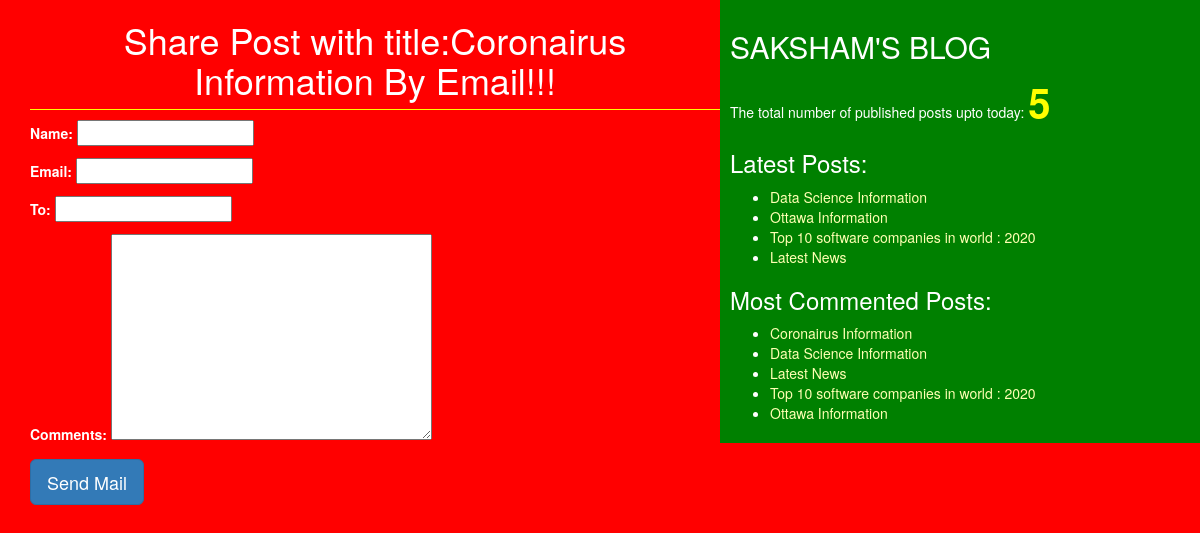
/1/share/, run on the app's committed database.
### blog/models.py (models this page shows, shortened)
class Post(models.Model):
    STATUS_CHOICES=(('draft','Draft'),('published','Published'))
    title=models.CharField(max_length=256)
    slug=models.SlugField(max_length=264,unique_for_date='publish')
    author=models.ForeignKey(User,related_name='blog_posts',on_delete=models.DO_NOTHING)
    body=models.TextField()
    publish=models.DateTimeField(default=timezone.now)
    created=models.DateTimeField(auto_now_add=True)
    updated=models.DateTimeField(auto_now=True)
    status=models.CharField(max_length=10,choices=STATUS_CHOICES,default='draft')
    objects=CustomManager()
    tags=TaggableManager()
    class Meta:
        ordering=('-publish',)
    def get_absolute_url(self):
        return reverse('post_detail',args=[self.publish.year,self.publish.strftime('%m'),self.publish.strftime('%d'),self.slug])

### blog/views.py (the view)
# urls.py: url(r'^(?P<id>\d+)/share/$',views.mail_send_view),
def mail_send_view(request,id):
    post=get_object_or_404(Post,id=id,status='published')
    sent=False
    if request.method=='POST':
        form=EmailSendForm(request.POST)
        if form.is_valid():
            cd=form.cleaned_data
            subject='{}({}) recommends you to read"{}"'.format(cd['name'],cd['email'],post.title)
            post_url=request.build_absolute_uri(post.get_absolute_url())
            message='Read Post At:\n {}\n\n{}\'s Comments:\n{}'.format(post_url,cd['name'],cd['comments'])
            send_mail(subject,message,'saksham@blog.com',[cd['to']])
            sent=True
    else:
        form=EmailSendForm()
    return render(request,'blog/sharebymail.html',{'form':form,'post':post,'sent':sent})

### blog/forms.py
class EmailSendForm(forms.Form):
    name=forms.CharField()
    email=forms.EmailField()
    to=forms.EmailField()
    comments=forms.CharField(required=False,widget=forms.Textarea)

### blog/models.py (called while the page is built)
    def get_queryset(self):
        return super().get_queryset().filter(status='published')

### blog/templatetags/blog_tags.py (called while the page is built)
@register.simple_tag(name='my_tag')
def total_posts():
    return Post.objects.count()

@register.inclusion_tag('blog/latest_posts123.html')
def show_latest_posts(count=3):
    latest_posts=Post.objects.order_by('-publish')[:count]
    return {'latest_posts':latest_posts}

@register.simple_tag
def get_most_commented_posts(count=5):
    return Post.objects.annotate(total_comments=Count('comments')).order_by('-total_comments')[:count]

### templates/blog/sharebymail.html (shortened to what this page needs)
{%extends 'blog/base.html' %}
    {%block content%}
    {%if sent%}
      <h1>Email Successfully sent!!!</h1>
      <h2>Post with the title: {{post.title}} information shared by email</h2>
      {%else%}
        <h1>Share Post with title:{{post.title}} By Email!!!</h1>
            <form method='POST'>
            {{form.as_p}}
            <input type="submit" class='btn btn-primary btn-lg' value="Send Mail">
          </form>
    {%endif%}
    {%endblock%}

### templates/blog/base.html (shortened to what this page needs)
<!DOCTYPE html>
{%load blog_tags%}
{%load staticfiles%}
<html lang="en" dir="ltr">
  <head>
    <link rel="stylesheet" href="https://maxcdn.bootstrapcdn.com/bootstrap/3.3.7/css/bootstrap.min.css">
    <link rel="stylesheet" href="{%static "css/blog.css" %}">
  </head>
  <body>
    <div class="content">
      {%block content%}{%endblock%}
    </div>
    <div class='sidebar'>
      <h2>SAKSHAM'S BLOG</h2>
      <p>The total number of published posts upto today: <span id='pcount'>{% my_tag%}</span> </p>
      <h3>Latest Posts:</h3>{%show_latest_posts 4%}
      <h3>Most Commented Posts:</h3>
      {%get_most_commented_posts as most_commented_posts%}
      <ul>
         {%for post in most_commented_posts %}
        <li><a href="{{post.get_absolute_url}}">{{post.title}}</a></li>
        {%endfor%}
      </ul>
    </div>
  </body>
</html>

### templates/blog/latest_posts123.html
<ul>
  {%for post in latest_posts %}
  <li><a href="{{post.get_absolute_url}}">{{post.title}}</a></li>
  {%endfor%}
</ul>

### static/css/blog.css (style rules this page uses)
.content { width:60%; float:left; padding:0 0 0 30px; background: red; height:100%; }
.sidebar { width:40%; float:right; padding: 10px; background:green; height:100%; }
h1 { text-align: center; border-bottom: 1px solid yellow ; padding-bottom: 10px; }
body { color:white; background: red; }
a { color:#ffffb3; }
#pcount { font-size: 40px; color: yellow; font-weight: bold; }

### data on the page
Post: title "Coronairus Information"
Post: title "Data Science Information"
Post: title "Ottawa Information"
Post: title "Top 10 software companies in world : 2020"
Post: title "Latest News"
